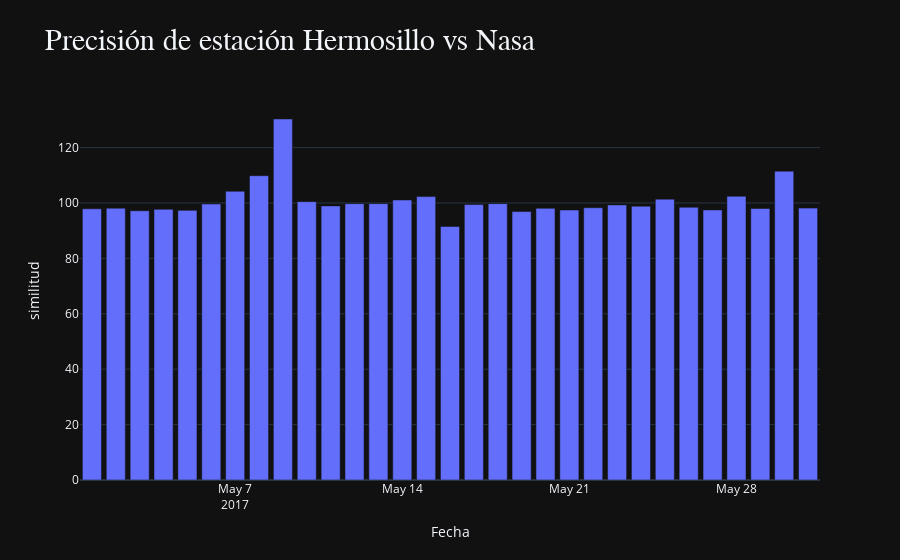

The cell this chart's notebook holds for it:
### Code cell
df_comparativa["similitud"] = round(df_comparativa["Irradiación estación"]*100/df_comparativa["Irradiación"],2)
similitud = px.bar(data_frame=df_comparativa,
               x="Fecha",
               y="similitud",
               title="Precisión de estación Hermosillo vs Nasa",
               range_color=[98,130],
               template="plotly_dark")
similitud.update_layout(title=dict(font=dict(family='JetBrains Mono',size=30)))
similitud.show()

### Figure 1 — Plotly figure (JSON) as saved in the notebook; plotly's stock layout.template omitted (floating-point values rounded to 4 significant figures)
{"data": [{"alignmentgroup": "True", "hoverlabel": {"namelength": 0}, "hovertemplate": "Fecha=%{x}<br>similitud=%{y}", "legendgroup": "", "marker": {"color": "#636efa"}, "name": "", "offsetgroup": "", "orientation": "v", "showlegend": false, "textposition": "auto", "type": "bar", "x": ["2017-05-01T00:00:00", "2017-05-02T00:00:00", "2017-05-03T00:00:00", "2017-05-04T00:00:00", "2017-05-05T00:00:00", "2017-05-06T00:00:00", "2017-05-07T00:00:00", "2017-05-08T00:00:00", "2017-05-09T00:00:00", "2017-05-10T00:00:00", "2017-05-11T00:00:00", "2017-05-12T00:00:00", "2017-05-13T00:00:00", "2017-05-14T00:00:00", "2017-05-15T00:00:00", "2017-05-16T00:00:00", "2017-05-17T00:00:00", "2017-05-18T00:00:00", "2017-05-19T00:00:00", "2017-05-20T00:00:00", "2017-05-21T00:00:00", "2017-05-22T00:00:00", "2017-05-23T00:00:00", "2017-05-24T00:00:00", "2017-05-25T00:00:00", "2017-05-26T00:00:00", "2017-05-27T00:00:00", "2017-05-28T00:00:00", "2017-05-29T00:00:00", "2017-05-30T00:00:00", "2017-05-31T00:00:00"], "xaxis": "x", "y": [97.91, 98.12, 97.2, 97.73, 97.34, 99.64, 104.2, 109.9, 130.3, 100.5, 98.95, 99.76, 99.77, 101.1, 102.3, 91.53, 99.43, 99.76, 96.91, 98.07, 97.46, 98.29, 99.31, 98.85, 101.4, 98.45, 97.51, 102.4, 98.01, 111.5, 98.15], "yaxis": "y"}], "layout": {"barmode": "relative", "legend": {"tracegroupgap": 0}, "title": {"font": {"family": "JetBrains Mono", "size": 30}, "text": "Precisión de estación Hermosillo vs Nasa"}, "xaxis": {"anchor": "y", "domain": [0, 1], "title": {"text": "Fecha"}}, "yaxis": {"anchor": "x", "domain": [0, 1], "title": {"text": "similitud"}}}}
